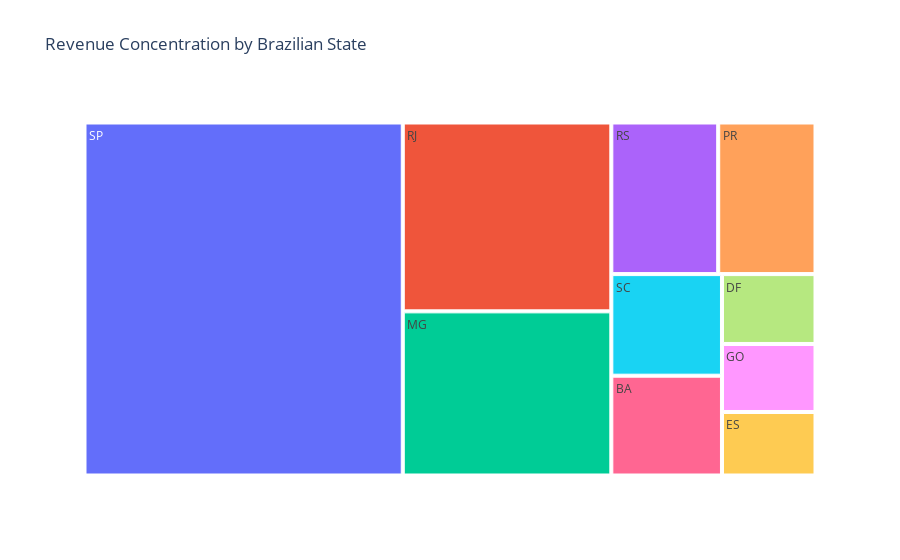

The cell this chart's notebook holds for it:
### Code cell
# Cell 4: Loyal Customers By State
# This identifies which regions have the highest "Customer Lifetime Value" (CLV). 
query_loyalty = """
SELECT 
    c.customer_state,
    COUNT(DISTINCT f.order_id) as total_orders,
    ROUND(SUM(f.price), 2) as total_spend,
    ROUND(SUM(f.price) / COUNT(DISTINCT f.customer_id), 2) as spend_per_customer
FROM main.fct_orders_items f
JOIN main.dim_customers c ON f.customer_id = c.customer_id
GROUP BY 1
ORDER BY total_spend DESC
LIMIT 10
"""
df_loyalty = con.execute(query_loyalty).df()
fig_loyalty = px.treemap(df_loyalty, path=['customer_state'], values='total_spend',
                         title='Revenue Concentration by Brazilian State')
fig_loyalty.show()

### Figure 1 — Plotly figure (JSON) as saved in the notebook; plotly's stock layout.template omitted (floating-point values rounded to 4 significant figures)
{"data": [{"branchvalues": "total", "domain": {"x": [0, 1], "y": [0, 1]}, "hovertemplate": "labels=%{label}<br>total_spend=%{value}<br>parent=%{parent}<br>id=%{id}<extra></extra>", "ids": ["SP", "RJ", "MG", "RS", "PR", "SC", "BA", "DF", "GO", "ES"], "labels": ["SP", "RJ", "MG", "RS", "PR", "SC", "BA", "DF", "GO", "ES"], "name": "", "parents": ["", "", "", "", "", "", "", "", "", ""], "type": "treemap", "values": [5203000.0, 1824000.0, 1585000.0, 750300.0, 683100.0, 520600.0, 511300.0, 302600.0, 294600.0, 275000.0]}], "layout": {"legend": {"tracegroupgap": 0}, "title": {"text": "Revenue Concentration by Brazilian State"}}}
